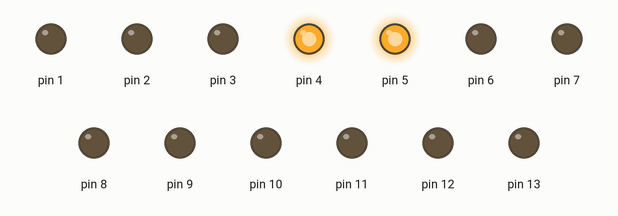
The sketch below on a simulated Arduino Uno, built with avr-gcc and run on an emulated ATmega328P. Parts: output pins drawn as LEDs (lit = HIGH).

Above: at 0.1 s.
At 3.1 s:
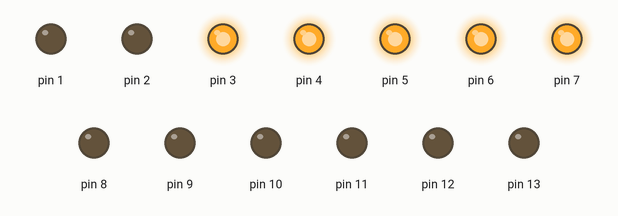
At 9.6 s:
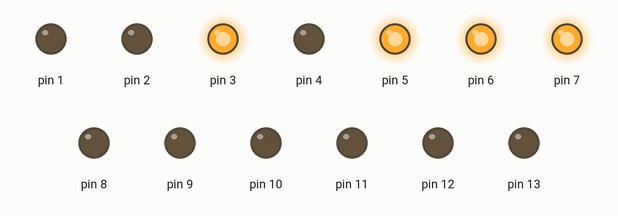
At 29.1 s:
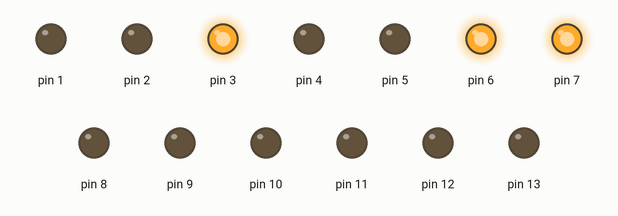
Timing chart, 0 to 30.6 s (numbered marks = the images above):
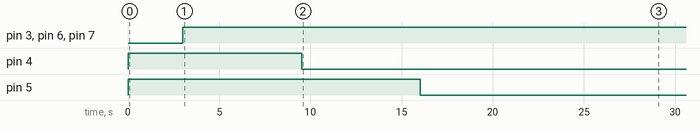

The sketch:

Pneumatic.ino
```cpp
#include "Retracter.h"
#include "Lights.h"


const int STOCK = 7;
const int CLAMP = 6;
const int STOPPERS[] = {4,5};
const int EXTENDER = 3;

int ProgressLights[] = {A0,A1,A2};
int TotalLights = sizeof(ProgressLights)/sizeof(ProgressLights[0]);

//---------------------


Retracter retractcontrol;
Lights lightcontrol;
void setup() {
  for (int i = 1; i <= 13; i++) { //init all pins
    pinMode(i, OUTPUT);
  }


    lightcontrol.OrderON(ProgressLights, TotalLights, 5);


//-----------Start-------
  retractcontrol.Insert(STOPPERS[0]);
  retractcontrol.Insert(STOPPERS[1]);
  retractcontrol.Retract(CLAMP);
  retractcontrol.Retract(STOCK);

  lightcontrol.OrderOFF(ProgressLights, TotalLights, 1000);
}


void loop() {


  for(int i = 0; i<2; i++){
    retractcontrol.Insert(STOCK);
    retractcontrol.Insert(CLAMP);

    retractcontrol.InOutTIME(EXTENDER, 6500); //cutting board will move


    retractcontrol.Retract(CLAMP);
    retractcontrol.Retract(STOPPERS[i]);
    lightcontrol.LightON(ProgressLights[i]);
  }
    lightcontrol.LightON(ProgressLights[3]);


}
```

Lights.cpp
```cpp
#include "Lights.h"
#include "arduino.h"

using namespace std;

const int DELAY = 300;

void Lights::LightON(int port){
  digitalWrite(port, HIGH);
}

void Lights::LightOFF(int port){
  digitalWrite(port, LOW);
}

void Lights::OrderON(int lights[], int size, int delaytime = DELAY){
    for(int i=0; i< size; i++){
        LightON(lights[i]);

        delay(delaytime);
        // cout << lights[i] << " ";
    }

}

void Lights::OrderOFF(int lights[], int size, int delaytime = DELAY){
    for(int i=size-1; i>=0; i--){
        LightOFF(lights[i]);

        delay(delaytime);
        // cout << lights[i] << " ";
    }

}
```

Lights.h
```cpp
class Lights{
    public:
       void LightON(int port);
       void LightOFF(int port);
       void OrderON(int lights[], int size, int delay);
       void OrderOFF(int lights[], int size, int delay);
};
```

Retracter.cpp
```cpp
#include "Retracter.h"
#include "arduino.h"
const int DELAY = 300;

void Retracter::InOutTIME(int port, int delaytime = DELAY){
  digitalWrite(port, HIGH);
  delay(delaytime);
  digitalWrite(port, LOW);

}

/*  Pneumatic Cylinders can't expand to specific points
    and only can be extended fully or retracted fully.

void Retracter::InOutPercentage(int port, int percentage){
  analogWrite(port, (percentage/100) * 255);
  delay(delaytime);
  digitalWrite(port, LOW);
}
*/

void Retracter::Insert(int port){
  digitalWrite(port, HIGH);
}

void Retracter::Retract(int port){
  digitalWrite(port, LOW);
}
```

Retracter.h
```cpp
class Retracter{
    public:
       void InOutTIME(int port, int delaytime);
       void Insert(int port);
       void Retract(int port);
};
```

Measured:
- by itself, pin 3, pin 6, pin 7: LOW → HIGH at 3.0 s
- by itself, pin 4: HIGH → LOW at 9.5 s
- by itself, pin 5: HIGH → LOW at 16.0 s
